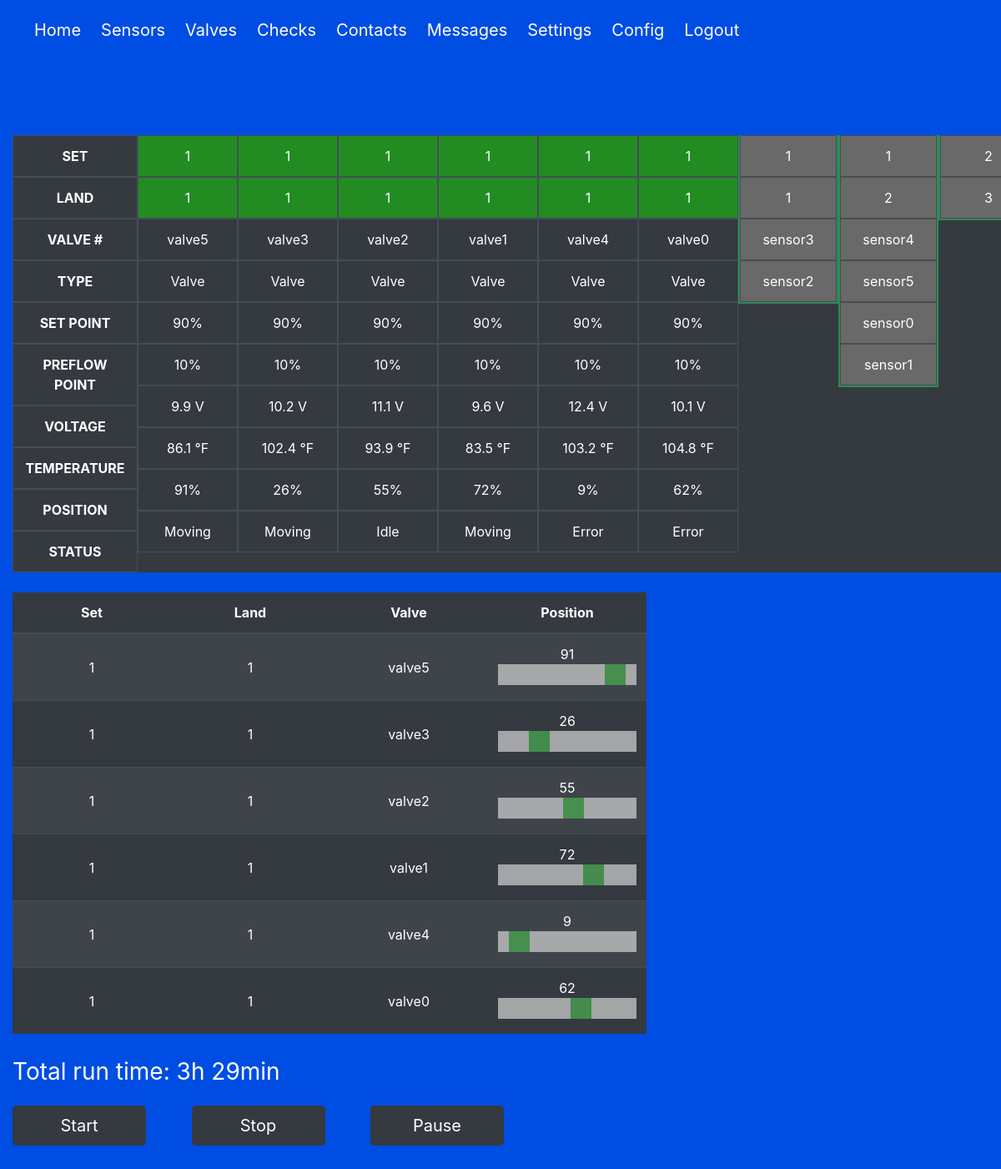
Screenshot of / (signed in) with the database file from the repository.
### models.py (models this page shows)
class Set(db.Model, SerializerMixin):
    __tablename__ = 'set'
    id = db.Column(db.Integer, primary_key=True)
    number = db.Column(db.Integer, unique=True)
    autorun = db.Column(db.Boolean, default=True)
    serialize_rules = ('-lands.set', '-checks.set',)
    lands = db.relationship("Land", backref='set')
    checks = db.relationship("Check", backref='set')

class Land(db.Model, SerializerMixin):
    __tablename__ = 'land'
    id = db.Column(db.Integer, primary_key=True)
    number = db.Column(db.Integer, unique=True)
    autorun = db.Column(db.Boolean, default=True)
    delay = db.Column(db.Integer, default=5)
    set_id = db.Column(db.Integer, db.ForeignKey('set.id'))
    serialize_rules = ('-sensors.land', '-valves.land',)
    sensors = db.relationship("Sensor", backref='land')
    valves = db.relationship("Valve", backref='land')

class Valve(db.Model, SerializerMixin):
    __tablename__ = 'valve'
    id = db.Column(db.Integer, primary_key=True)
    name = db.Column(db.String(100), unique=True)
    land_id = db.Column(db.Integer, db.ForeignKey('land.id'))
    status = db.Column(db.Boolean, default=True)
    actuator_status = db.Column(db.String(100))
    actuator_position = db.Column(db.Integer)
    battery = db.Column(db.Float)
    temperature = db.Column(db.Float)
    water = db.Column(db.Float)
    preflow = db.Column(db.Integer, default=10)
    run = db.Column(db.Integer, default=90)
    address = db.Column(db.String(100), unique=True)
    last_update = db.Column(db.DateTime)

class Sensor(db.Model, SerializerMixin):
    __tablename__ = 'sensor'
    id = db.Column(db.Integer, primary_key=True)
    name = db.Column(db.String(100), unique=True)
    land_id = db.Column(db.Integer, db.ForeignKey('land.id'))
    status = db.Column(db.Boolean, default=True)
    battery = db.Column(db.Float)
    temperature = db.Column(db.Float)
    water = db.Column(db.Float)
    float = db.Column(db.Boolean)
    address = db.Column(db.String(100), unique=True)
    last_update = db.Column(db.DateTime)
    serialize_rules = ('-sensor_configs.sensor',)
    sensor_configs = db.relationship("SensorConfig", backref='sensor', cascade='all,delete')

### main.py (the view)
@main.route('/', )
@login_required
def index():
    sets = Set.query.all()
    return render_template('index.html', sets=sets)

### app.py (called while the page is built)
@login_manager.user_loader
def load_user(user_id):
    return User.query.get(int(user_id))

### templates/index.html (shortened to what this page needs)
{% extends "base.html" %}
{% block content %}
    <link rel="stylesheet" href="../static/bootstrap4/css/bootstrap-select.min.css">
    <link href="../static/css/dashboard.css" rel="stylesheet">
    <table class="table table-bordered table-dark" id="main-table">
        <tbody>
        <tr style="font-weight: bold">
            <td>SET</td>
            <td>LAND</td>
            <td>VALVE #</td>
            <td>TYPE</td>
            <td>SET POINT</td>
            <td>PREFLOW POINT</td>
            <td>VOLTAGE</td>
            <td>TEMPERATURE</td>
            <td>POSITION</td>
            <td>STATUS</td>
        </tr>
        {% for set in sets %}
            {% for land in set.lands %}
                {% for valve in land.valves %}
                    <tr valve-id="{{ valve.id }}" class="colored">
                        <td class="set-land">{{ set.number }}</td>
                        <td class="set-land">{{ land.number }}</td>
                        <td class="vName">{{ valve.name }}</td>
                        <td>Valve</td>
                        <td>{{ valve.run }}%</td>
                        <td>{{ valve.preflow }}%</td>
                        <td class="vBattery">{{ valve.battery }} V</td>
                        <td class="vTemperature">{{ valve.temperature }} °F</td>
                        <td class="vActuatorActualPosition">{{ valve.actuator_position }}%</td>
                        <td class="vActuatorStatus">{{ valve.actuator_status }}</td>
                    </tr>
                {% endfor %}
                <tr class="sensors">
                    <td>{{ set.number }}</td>
                    <td>{{ land.number }}</td>
                    {% for sensor in land.sensors %}
                        <td sensor-id="{{ sensor.id }}">{{ sensor.name }}</td>
                    {% endfor %}
                </tr>
            {% endfor %}
        {% endfor %}
        </tbody>
    </table>
    <div class="wrp">
        <table class="table table-striped table-dark" id="slider-table">
            <thead class="thead-dark">
            <tr>
                <th scope="col">Set</th>
                <th scope="col">Land</th>
                <th scope="col">Valve</th>
                <th scope="col">Position</th>
            </tr>
            </thead>
            <tbody>
            {% for set in sets %}
                {% for land in set.lands %}
                    {% for valve in land.valves %}
                        <tr>
                            <td>{{ set.number }}</td>
                            <td>{{ land.number }}</td>
                            <td>{{ valve.name }}</td>
                            <td>
                                <span class="slider-position">{{ valve.actuator_position }}</span>
                                <input type="range" min="0" max="100" value="{{ valve.actuator_position }}"
                                       class="slider"
                                       onchange="sendPosition(this)" oninput="displayPosition(this)">
                            </td>
                        </tr>
                    {% endfor %}
                {% endfor %}
            {% endfor %}
            </tbody>
        </table>
        <div>
            <div id="run-time">Total run time: 3h 29min</div>
            <div class="btns">
                <button type="button" class="btn btn-dark btn-lg" onclick="startSystem()">Start</button>
                <button type="button" class="btn btn-dark btn-lg" onclick="stopSystem()">Stop</button>
                <button type="button" class="btn btn-dark btn-lg" onclick="pauseSystem()">Pause</button>
            </div>
        </div>
    </div>
{% endblock %}

### templates/base.html (shortened to what this page needs)
<!DOCTYPE html>
<html>
<head>
    <link rel="stylesheet" href="../static/css/bulma.min.css"/>
    <link rel="stylesheet" href="../static/bootstrap4/css/bootstrap.min.css"/>
    <link rel="stylesheet" href="../static/css/main.css"/>
</head>
<body>
<section class="hero is-primary is-fullheight" style="min-width: 100%; float: left">
    <div class="hero-head">
        <nav class="navbar">
            <div class="container">
                <div id="navbarMenuHeroA" class="navbar-menu navbar-brand">
                    <div class="navbar-start">
                        <a href="{{ url_for('main.index') }}" class="navbar-item">
                            Home
                        </a>
                        {% if current_user.is_authenticated %}
                            <a href="{{ url_for('main.sensor') }}" class="navbar-item">
                                Sensors
                            </a>
                            <a href="{{ url_for('main.valve') }}" class="navbar-item">
                                Valves
                            </a>
                            <a href="{{ url_for('main.check') }}" class="navbar-item">
                                Checks
                            </a>
                            <a href="{{ url_for('contact.contacts') }}" class="navbar-item">
                                Contacts
                            </a>
                            <a href="{{ url_for('main.messages') }}" class="navbar-item">
                                Messages
                            </a>
                            <a href="{{ url_for('main.settings') }}" class="navbar-item">
                                Settings
                            </a>
                            <a href="{{ url_for('sets.configuration') }}" class="navbar-item">
                                Config
                            </a>
                            <a href="{{ url_for('auth.logout') }}" class="navbar-item">
                                Logout
                            </a>
                        {% endif %}
                    </div>
                </div>
            </div>
        </nav>
    </div>
    <div class="hero-body">
        <div class="container">
            {% block content %}
            {% endblock %}
        </div>
    </div>
</section>
</body>
</html>

### static/css/main.css (style rules this page uses)
body { overflow: scroll !important; background-color: #004DE3; }
.hero.is-primary { background-color: #004DE3; }
.hero-body .container { max-width: 80%; }
tbody tr td { vertical-align: middle !important; }
@media only screen
and (min-device-width: 768px)
and (max-device-width: 1024px) { .container { margin-left: 0; } }
@media only screen
and (min-device-width: 768px)
and (max-device-width: 1024px) { .hero-body { padding-left: 0 !important; padding-top: 0; } }
.hero-head .container { margin-left: 10px; }

### static/css/dashboard.css (style rules this page uses)
table { width: auto !important; }
#main-table { margin-top: 90px; }
#main-table tbody { display: block; width: max-content; }
#main-table tr { display: block; float: left; width: 120px; }
#main-table tr:first-child { width: 150px; }
#slider-table td, #slider-table th { width: 190px; text-align: center; }
#main-table th, #main-table td { display: block; text-align: center !important; }
#main-table tbody tr:last-child td { border-bottom-width: thin; }
.hero-body .container { max-width: 100%; }
.sensors { border: 2px solid seagreen; border-top: none; background-color: dimgray; }
.set-land { background-color: forestgreen; }
.slider { -webkit-appearance: none; width: 100%; height: 25px; background: #d3d3d3; outline: none; opacity: 0.7; -webkit-transition: .2s; transition: opacity .2s; }
.wrp { width: 1600px; display: flex; }
#run-time { margin: 0 0 20px 50px; font-size: 28px; }
.btns { width: 800px; height: max-content; }
.btns button { margin-left: 50px; width: 20%; }
@media only screen
and (min-device-width: 768px)
and (max-device-width: 1024px) { .wrp { width: 800px; flex-wrap: wrap; } }
@media only screen
and (min-device-width: 768px)
and (max-device-width: 1024px) { #run-time { margin-left: 0; } }
@media only screen
and (min-device-width: 768px)
and (max-device-width: 1024px) { .btns button:first-child { margin-left: 0; } }

### rows the page displays
Set: number "1"
Land: number "1"
Valve: name "valve5", run "90", preflow "10", battery "9.9", temperature "86.1", actuator_position "91", actuator_status "Moving"
Valve: name "valve3", run "90", preflow "10", battery "10.2", temperature "102.4", actuator_position "26", actuator_status "Moving"
Valve: name "valve2", run "90", preflow "10", battery "11.1", temperature "93.9", actuator_position "55", actuator_status "Idle"
Valve: name "valve1", run "90", preflow "10", battery "9.6", temperature "83.5", actuator_position "72", actuator_status "Moving"
Valve: name "valve4", run "90", preflow "10", battery "12.4", temperature "103.2", actuator_position "9", actuator_status "Error"
Valve: name "valve0", run "90", preflow "10", battery "10.1", temperature "104.8", actuator_position "62", actuator_status "Error"
Sensor: name "sensor3"
Sensor: name "sensor2"
Land: number "2"
Sensor: name "sensor4"
Sensor: name "sensor5"
Sensor: name "sensor0"
Sensor: name "sensor1"
Set: number "2"
Land: number "3"
